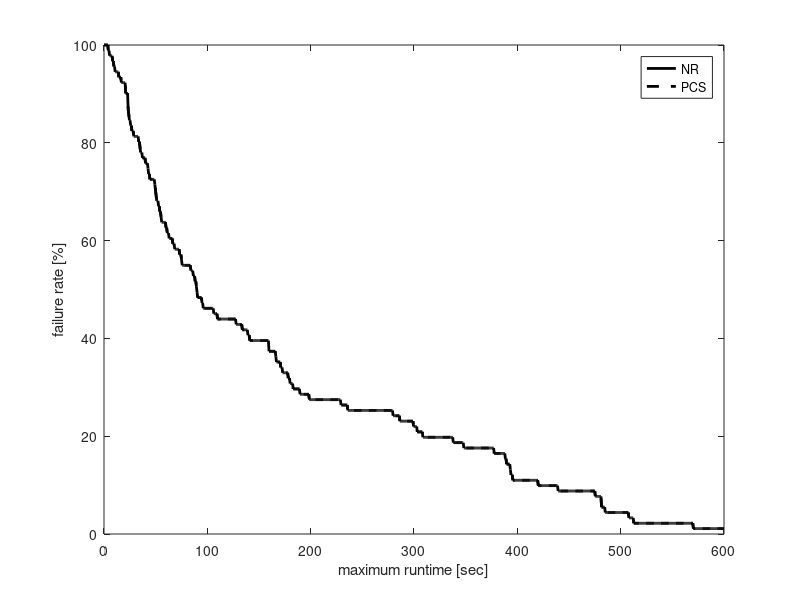

The MATLAB source for this figure:
% Performance comparison between the reviewed methods for planning with PRM.
% The experiment is in one scene with obstacles where the start and goal configurations
% are:
% State c_start = {0.5236, 1.74753, -1.8326, -1.4835,	1.5708,	0, 1.004278, 0.2729, 0.9486, -1.15011, 1.81001, -1.97739};
% State c_goal = {0.5236, 0.349.007, 0.69813, -1.3963, 1.5708, 0, 0.7096, 1.8032, -1.7061, -1.6286, 1.9143, -2.0155}; // Robot 2 no backflip - Elbow down
% This while benchmarking the maximum step distance.
% With joint limits of the ABB robots.
% last updated: 10/04/17

clear all
clc

%%
D1 = load('Benchmark_PRM_GD_3poles_rB.txt');
D1 = D1(D1(:,2)==1,:);
D1 = D1(:,2:end);

D2 = load('Benchmark_PRM_GD_3poles_rB.txt'); 
D2 = D2(D2(:,2)==1,:);
D2 = D2(:,2:end);

% D3 = load('Benchmark_PRM_RLX_eps5_3poles_rB.txt'); 
% % D3 = D3(D3(:,2)==1,:);
% D3 = D3(:,2:end);
% 
% D4 = load('Benchmark_PRM_SG_3poles_rB.txt'); 
% D4 = D4(D4(:,2)==1,:);
% D4 = D4(:,2:end);

%% GD
suc = D1(:,1)==1;

D = D1;
disp('------------------------------------');
disp('GD:');
disp(['Results of ' num2str(size(D,1)) ' queries.']);
disp(['Avg. runtime: ' num2str(mean(D(:,3)))  ' +/- ' num2str(std(D(:,3))/sqrt(size(D,1))) ' sec ']);
disp(['Min. runtime: ' num2str(min(D(:,3))) ' sec ']);
disp(['Avg. nodes in path: ' num2str(floor(mean(D(:,9)))) ]);
disp(['Avg. nodes in trees: ' num2str(floor(mean(D(:,10)))) ]);
disp(['Avg. number of projections: ' num2str(floor(mean(D(:,4)))) ]);
disp(['Avg. local-connection time: ' num2str(mean(D(:,11)./D(:,12))*1e3)  ' +/- ' num2str(std(D(:,11)./D(:,12))/sqrt(size(D,1))*1e3) ' msec ']);
disp(['Avg. total local-connection time: ' num2str(mean(D(:,11)))  ' +/- ' num2str(std(D(:,11))/sqrt(size(D,1))) ' sec ']);
disp(['Avg. number of local connection checks: ' num2str(mean(D(:,12)))]);
disp(['Local connection success rate: ' num2str(100*mean(D(:,13)./D(:,12))) '%.']);
disp(['Local connection checks per sec: ' num2str(mean(D(:,12)./D(:,3)))]);
disp(['Avg. collision check time: ' num2str(mean(D(:,7))) ' sec.']);
disp(['Avg. sampling time: ' num2str(mean(D(:,14)))  ' +/- ' num2str(std(D(:,14))/sqrt(size(D,1))) ' sec ']);
disp(['Avg. number of samples: ' num2str(mean(D(:,15)+D(:,16)))]);
disp(['Avg. number of successful samples: ' num2str(mean(D(:,15)))]);
disp(['Sampling fail rate: ' num2str(100-100*mean(D(:,15)./(D(:,15)+D(:,16)))) '%.']);

t = D(:,3);
maxT = max(t);
T = linspace(0,maxT,1000);
for i = 2:length(T)
    s = t < T(i);
    M(i) = 1-sum(s)/length(t);
end
M(1) = 1;
T1 = T;
M1 = M;

%% PCS
suc = D2(:,1)==1;

D = D2;
disp('------------------------------------');
disp('PCS:');
disp(['Results of ' num2str(size(D,1)) ' queries.']);
disp(['Avg. runtime: ' num2str(mean(D(:,3)))  ' +/- ' num2str(std(D(:,3))/sqrt(size(D,1))) ' sec ']);
disp(['Min. runtime: ' num2str(min(D(:,3))) ' sec ']);
disp(['Avg. nodes in path: ' num2str(floor(mean(D(:,9)))) ]);
disp(['Avg. nodes in trees: ' num2str(floor(mean(D(:,10)))) ]);
disp(['Avg. number of projections: ' num2str(floor(mean(D(:,4)))) ]);
disp(['Avg. local-connection time: ' num2str(mean(D(:,11)./D(:,12))*1e3)  ' +/- ' num2str(std(D(:,11)./D(:,12))/sqrt(size(D,1))*1e3) ' msec ']);
disp(['Avg. total local-connection time: ' num2str(mean(D(:,11)))  ' +/- ' num2str(std(D(:,11))/sqrt(size(D,1))) ' sec ']);
disp(['Avg. number of local connection checks: ' num2str(mean(D(:,12)))]);
disp(['Local connection success rate: ' num2str(100*mean(D(:,13)./D(:,12))) '%.']);
disp(['Local connection checks per sec: ' num2str(mean(D(:,12)./D(:,3)))]);
disp(['Avg. collision check time: ' num2str(mean(D(:,7))) ' sec.']);
disp(['Avg. sampling time: ' num2str(mean(D(:,14)))  ' +/- ' num2str(std(D(:,14))/sqrt(size(D,1))) ' sec ']);
disp(['Avg. number of samples: ' num2str(mean(D(:,15)+D(:,16)))]);
disp(['Avg. number of successful samples: ' num2str(mean(D(:,15)))]);
disp(['Sampling fail rate: ' num2str(100-100*mean(D(:,15)./(D(:,15)+D(:,16)))) '%.']);

t = D(:,3);
maxT = max(t);
T = linspace(0,maxT,1000);
for i = 2:length(T)
    s = t < T(i);
    M(i) = 1-sum(s)/length(t);
end
M(1) = 1;
T2 = T;
M2 = M;

%% RLX
% suc = D3(:,1)==1;
% 
% D = D2;
% disp('------------------------------------');
% disp('RLX:');
% disp(['Results of ' num2str(size(D,1)) ' queries.']);
% disp(['Avg. runtime: ' num2str(mean(D(:,3)))  ' +/- ' num2str(std(D(:,3))/sqrt(size(D,1))) ' sec ']);
% disp(['Min. runtime: ' num2str(min(D(:,3))) ' msec ']);
% disp(['Avg. nodes in path: ' num2str(floor(mean(D(:,9)))) ]);
% disp(['Avg. nodes in trees: ' num2str(floor(mean(D(:,10)))) ]);
% disp(['Avg. number of projections: ' num2str(floor(mean(D(:,4)))) ]);
% disp(['Avg. local-connection time: ' num2str(mean(D(:,11)./D(:,12))*1e3)  ' +/- ' num2str(std(D(:,11)./D(:,12))/sqrt(size(D,1))*1e3) ' msec ']);
% disp(['Avg. total local-connection time: ' num2str(mean(D(:,11)))  ' +/- ' num2str(std(D(:,11))/sqrt(size(D,1))) ' sec ']);
% disp(['Avg. number of local connection checks: ' num2str(mean(D(:,12)))]);
% disp(['Local connection success rate: ' num2str(100*mean(D(:,13)./D(:,12))) '%.']);
% disp(['Local connection checks per sec: ' num2str(mean(D(:,12)./D(:,3)))]);
% disp(['Avg. collision check time: ' num2str(mean(D(:,7))) ' sec.']);
% disp(['Avg. sampling time: ' num2str(mean(D(:,14)))  ' +/- ' num2str(std(D(:,14))/sqrt(size(D,1))) ' sec ']);
% disp(['Avg. number of samples: ' num2str(mean(D(:,15)+D(:,16)))]);
% disp(['Avg. number of successful samples: ' num2str(mean(D(:,15)))]);
% disp(['Sampling fail rate: ' num2str(100-100*mean(D(:,15)./(D(:,15)+D(:,16)))) '%.']);
% 
% t = D(:,3);
% maxT = max(t);
% T = linspace(0,maxT,1000);
% for i = 2:length(T)
%     s = t < T(i);
%     M(i) = 1-sum(s)/length(t);
% end
% M(1) = 1;
% T3 = T;
% M3 = M;
% 
% %% RSS
% suc = D4(:,1)==1;
% 
% D = D4;
% disp('------------------------------------');
% disp('RSS:');
% disp(['Results of ' num2str(size(D,1)) ' queries.']);
% disp(['Avg. runtime: ' num2str(mean(D(:,3)))  ' +/- ' num2str(std(D(:,3))/sqrt(size(D,1))) ' sec ']);
% disp(['Min. runtime: ' num2str(min(D(:,3))) ' msec ']);
% disp(['Avg. nodes in path: ' num2str(floor(mean(D(:,9)))) ]);
% disp(['Avg. nodes in trees: ' num2str(floor(mean(D(:,10)))) ]);
% disp(['Avg. number of projections: ' num2str(floor(mean(D(:,4)))) ]);
% disp(['Avg. local-connection time: ' num2str(mean(D(:,11)./D(:,12))*1e3)  ' +/- ' num2str(std(D(:,11)./D(:,12))/sqrt(size(D,1))*1e3) ' msec ']);
% disp(['Avg. total local-connection time: ' num2str(mean(D(:,11)))  ' +/- ' num2str(std(D(:,11))/sqrt(size(D,1))) ' sec ']);
% disp(['Avg. number of local connection checks: ' num2str(mean(D(:,12)))]);
% disp(['Local connection success rate: ' num2str(100*mean(D(:,13)./D(:,12))) '%.']);
% disp(['Local connection checks per sec: ' num2str(mean(D(:,12)./D(:,3)))]);
% disp(['Avg. collision check time: ' num2str(mean(D(:,7))) ' sec.']);
% disp(['Avg. sampling time: ' num2str(mean(D(:,14)))  ' +/- ' num2str(std(D(:,14))/sqrt(size(D,1))) ' sec ']);
% disp(['Avg. number of samples: ' num2str(mean(D(:,15)+D(:,16)))]);
% disp(['Avg. number of successful samples: ' num2str(mean(D(:,15)))]);
% disp(['Sampling fail rate: ' num2str(100-100*mean(D(:,15)./(D(:,15)+D(:,16)))) '%.']);
% 
% t = D(:,3);
% maxT = max(t);
% T = linspace(0,maxT,1000);
% for i = 2:length(T)
%     s = t < T(i);
%     M(i) = 1-sum(s)/length(t);
% end
% M(1) = 1;
% T4 = T;
% M4 = M;

%%
%%
h = figure(2);
clf
plot(T1,M1*100,'-k','linewidth',2);
hold on
plot(T2,M2*100,'--k','linewidth',2);
% plot(T3,M3*100,':k','linewidth',2);
% plot(T4,M4*100,':k','linewidth',2);
hold off
xlabel('maximum runtime [sec]');
ylabel('failure rate [%]');
legend('NR','PCS','RLX','RSS');
% xlim([0 max([T1 T2 T3 T4])]);
